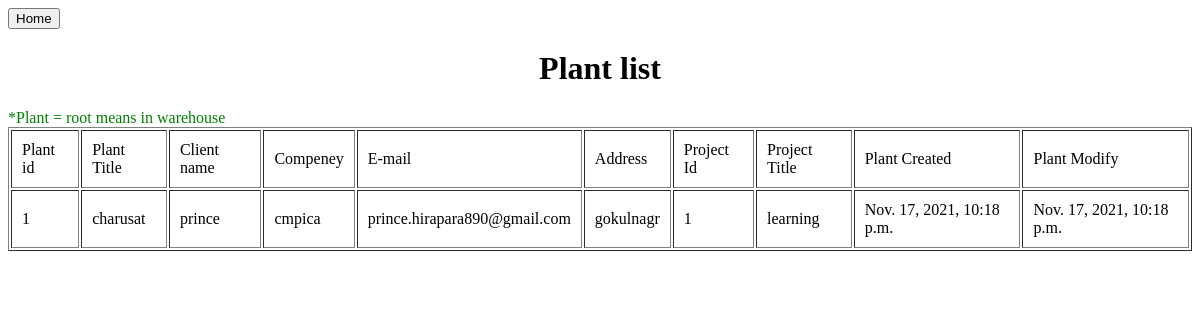
/vplant, run on an earlier commit of the app's database.
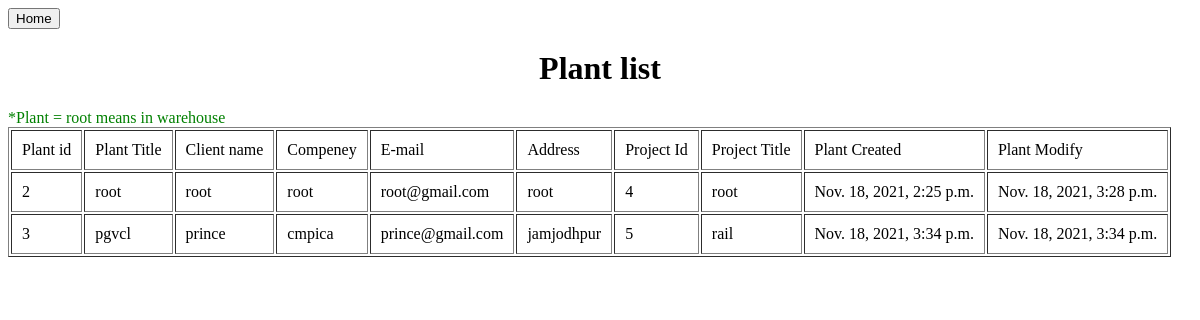
And on a later commit of the database.
### moduls/models.py (models this page shows)
class Plant(models.Model):
    plantid = models.AutoField(primary_key=True)
    title = models.CharField(max_length=100)
    city = models.CharField(max_length=50,null=True)
    projectid = models.ForeignKey(Project,on_delete=models.CASCADE,null=True)
    created = models.DateTimeField(auto_now_add=True)
    modify = models.DateTimeField(auto_now=True)

class Project(models.Model):
    projectid =  models.AutoField(primary_key=True)
    projecttitle = models.CharField(max_length=100)
    clientid = models.ForeignKey(Client,on_delete=models.CASCADE)
    address = models.CharField(max_length=200)
    projectcity = models.CharField(max_length=100)
    contecnumber = models.IntegerField()
    state = models.IntegerField(choices=STATUS_CHOICES)
    created = models.DateTimeField(auto_now_add=True)
    modify = models.DateTimeField(auto_now=True)

class Client(models.Model):
    clientid = models.AutoField(primary_key=True)
    clientname = models.CharField(max_length=100)
    compenyname = models.CharField(max_length=200)
    email = models.EmailField(unique=True)
    phone = models.IntegerField()
    address = models.CharField(max_length=100)
    clientcity = models.CharField(max_length=100)
    created = models.DateTimeField(auto_now_add=True)
    modify = models.DateTimeField(auto_now=True)

### moduls/views.py (the view)
# urls.py: path('vplant',views.vplant,name = "vplant"),
def vplant(request):
    if request.method == 'POST':
        return render(request,'vplant.html')
    else:
        plantdata = Plant.objects.all()
        return render(request, 'vplant.html',{'pd':plantdata})

### moduls/templates/vplant.html (shortened to what this page needs)
<!DOCTYPE html>
<html lang="en">
<head>
</head>
<body>
<div class="logout">
    <form action="{% url 'home'%}" method="post">
    <input type="submit" value="Home">
    </form>
</div>
<center><h1>Plant list</h1></center>
<font color="green">*Plant =  root means in warehouse<br></font>
<table border="1" cellpadding="10">
    <tr>
         <td>Plant id</td>
        <td>Plant Title</td>
        <td>Client name</td>
        <td>Compeney</td>
        <td>E-mail</td>
        <td>Address</td>
        <td>Project Id</td>
        <td>Project Title</td>
        <td>Plant Created</td>
        <td>Plant Modify</td>
    </tr>
    <tr>
        {% for i in pd %}
         <td>{{i.plantid}}</td>
        <td>{{i.title}}</td>
        <td>{{ i.projectid.clientid.clientname}}</td>
        <td>{{i.projectid.clientid.compenyname}}</td>
        <td>{{i.projectid.clientid.email}}</td>
        <td>{{i.projectid.clientid.address}}</td>
        <td>{{i.projectid.projectid}}</td>
        <td>{{i.projectid.projecttitle}}</td>
        <td>{{i.created}}</td>
        <td>{{i.modify}}</td>
    </tr>
    {% endfor %}
</table>
</body>
</html>

What changed in the data, as far as the page shows it:
removed Plant: plantid "1", title "charusat", projectid.clientid.clientname "prince", projectid.clientid.compenyname "cmpica", projectid.clientid.email "prince.hirapara890@gmail.com", projectid.clientid.address "gokulnagr", projectid.projectid "1", projectid.projecttitle "learning", created "Nov. 17, 2021, 10:18 p.m.", modify "Nov. 17, 2021, 10:18 p.m."
added Plant: plantid "2", title "root", projectid.clientid.clientname "root", projectid.clientid.compenyname "root", projectid.clientid.email "root@gmail.com", projectid.clientid.address "root", projectid.projectid "4", projectid.projecttitle "root", created "Nov. 18, 2021, 2:25 p.m.", modify "Nov. 18, 2021, 3:28 p.m."
added Plant: plantid "3", title "pgvcl", projectid.clientid.clientname "prince", projectid.clientid.compenyname "cmpica", projectid.clientid.email "prince@gmail.com", projectid.clientid.address "jamjodhpur", projectid.projectid "5", projectid.projecttitle "rail", created "Nov. 18, 2021, 3:34 p.m.", modify "Nov. 18, 2021, 3:34 p.m."
